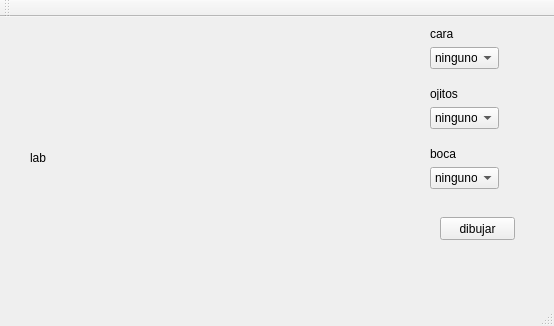
<?xml version="1.0" encoding="UTF-8"?>
<ui version="4.0">
 <class>MainWindow</class>
 <widget class="QMainWindow" name="MainWindow">
  <property name="geometry">
   <rect>
    <x>0</x>
    <y>0</y>
    <width>554</width>
    <height>326</height>
   </rect>
  </property>
  <property name="windowTitle">
   <string>MainWindow</string>
  </property>
  <widget class="QWidget" name="centralWidget">
   <widget class="QLabel" name="label_4">
    <property name="geometry">
     <rect>
      <x>430</x>
      <y>10</y>
      <width>46</width>
      <height>13</height>
     </rect>
    </property>
    <property name="text">
     <string>cara</string>
    </property>
   </widget>
   <widget class="QComboBox" name="caritas">
    <property name="geometry">
     <rect>
      <x>430</x>
      <y>30</y>
      <width>69</width>
      <height>22</height>
     </rect>
    </property>
    <item>
     <property name="text">
      <string>ninguno</string>
     </property>
    </item>
    <item>
     <property name="text">
      <string>cara 1</string>
     </property>
    </item>
    <item>
     <property name="text">
      <string>cara 2</string>
     </property>
    </item>
    <item>
     <property name="text">
      <string>cara 3</string>
     </property>
    </item>
   </widget>
   <widget class="QLabel" name="l_area">
    <property name="geometry">
     <rect>
      <x>30</x>
      <y>10</y>
      <width>321</width>
      <height>261</height>
     </rect>
    </property>
    <property name="text">
     <string>lab</string>
    </property>
   </widget>
   <widget class="QComboBox" name="ojitos">
    <property name="geometry">
     <rect>
      <x>430</x>
      <y>90</y>
      <width>69</width>
      <height>22</height>
     </rect>
    </property>
    <item>
     <property name="text">
      <string>ninguno</string>
     </property>
    </item>
    <item>
     <property name="text">
      <string>enojado</string>
     </property>
    </item>
    <item>
     <property name="text">
      <string>feliz</string>
     </property>
    </item>
    <item>
     <property name="text">
      <string>pro</string>
     </property>
    </item>
   </widget>
   <widget class="QLabel" name="label">
    <property name="geometry">
     <rect>
      <x>430</x>
      <y>70</y>
      <width>46</width>
      <height>13</height>
     </rect>
    </property>
    <property name="text">
     <string>ojitos</string>
    </property>
   </widget>
   <widget class="QLabel" name="label_2">
    <property name="geometry">
     <rect>
      <x>430</x>
      <y>130</y>
      <width>46</width>
      <height>13</height>
     </rect>
    </property>
    <property name="text">
     <string>boca</string>
    </property>
   </widget>
   <widget class="QComboBox" name="boquitas">
    <property name="geometry">
     <rect>
      <x>430</x>
      <y>150</y>
      <width>69</width>
      <height>22</height>
     </rect>
    </property>
    <item>
     <property name="text">
      <string>ninguno</string>
     </property>
    </item>
    <item>
     <property name="text">
      <string>bocafeliz</string>
     </property>
    </item>
    <item>
     <property name="text">
      <string>bocatriste</string>
     </property>
    </item>
    <item>
     <property name="text">
      <string>bocaserio</string>
     </property>
    </item>
   </widget>
   <widget class="QPushButton" name="pushButton">
    <property name="geometry">
     <rect>
      <x>440</x>
      <y>200</y>
      <width>75</width>
      <height>23</height>
     </rect>
    </property>
    <property name="text">
     <string>dibujar</string>
    </property>
   </widget>
  </widget>
  <widget class="QMenuBar" name="menuBar">
   <property name="geometry">
    <rect>
     <x>0</x>
     <y>0</y>
     <width>554</width>
     <height>21</height>
    </rect>
   </property>
  </widget>
  <widget class="QToolBar" name="mainToolBar">
   <attribute name="toolBarArea">
    <enum>TopToolBarArea</enum>
   </attribute>
   <attribute name="toolBarBreak">
    <bool>false</bool>
   </attribute>
  </widget>
  <widget class="QStatusBar" name="statusBar"/>
 </widget>
 <layoutdefault spacing="6" margin="11"/>
 <resources/>
 <connections/>
</ui>
